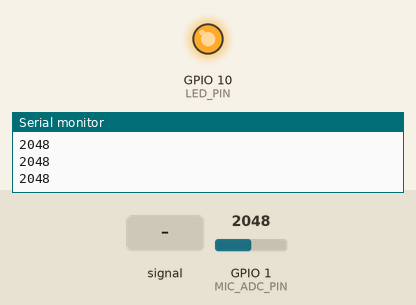
This program was run on a simulated ESP32-C6. Shown: output pins drawn as LEDs (lit = HIGH), the last lines printed to the serial monitor. Dashed ring = blinking. Inputs (shaded band) come from the test bench; at power-on: GPIO 1 (MIC_ADC_PIN) = 2048 (analog values on the 0–4095 scale).

Above: at 2.2 s.
2.3 s: GPIO 1 (MIC_ADC_PIN) fed a 200 Hz sine of ±1842 counts around its level
At 2.65 s:
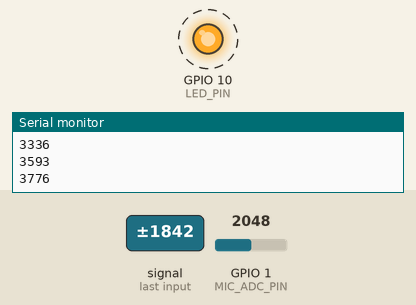
5.3 s: GPIO 1 (MIC_ADC_PIN) set to 810
6.8 s: GPIO 1 (MIC_ADC_PIN) set to 610
At 7.1 s:
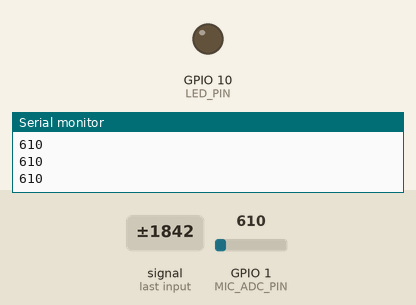
8.3 s: GPIO 1 (MIC_ADC_PIN) set to 890
At 9.5 s:
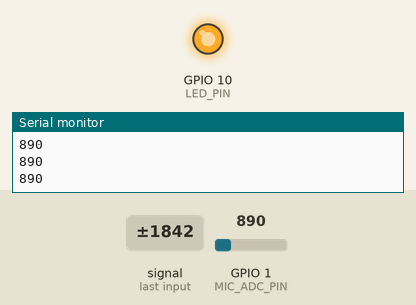
Timing chart, 0 to 10.8 s (numbered marks = the images above; inputs shaded):
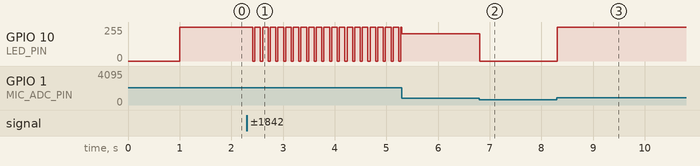

The program:

main.cpp
```cpp
#include <Arduino.h>

#define MIC_ADC_PIN 1
#define LED_PIN     10

const int THRESH = 650;
const int MAXLVL = 850;

int v = 0;

void setup() {
  analogReadResolution(12);
  pinMode(LED_PIN, OUTPUT);
  analogWriteFrequency(LED_PIN, 5000);
  analogWriteResolution(LED_PIN, 8);
  analogWrite(LED_PIN, 0);
  Serial.begin(115200);
  delay(1000);
}

void loop() {
  v = analogRead(MIC_ADC_PIN);
  Serial.println(v);

  int duty = 0;
  if (v > THRESH) {
    duty = map(v, THRESH, MAXLVL, 0, 255);
  } else {
    duty = 0;
  }

  if (duty < 0) duty = 0;
  if (duty > 255) duty = 255;
  analogWrite(LED_PIN, duty);
  delay(5);
}
```

Measured:
- after the input at 2.3 s, GPIO 10 (LED_PIN): alternates 255/255 for 0.11 s and 0/255 for 0.04 s, starting after 0.12 s
- after the input at 6.8 s, GPIO 10 (LED_PIN): 204/255 → 0/255 at once
- after the input at 8.3 s, GPIO 10 (LED_PIN): 0/255 → 255/255 at once
